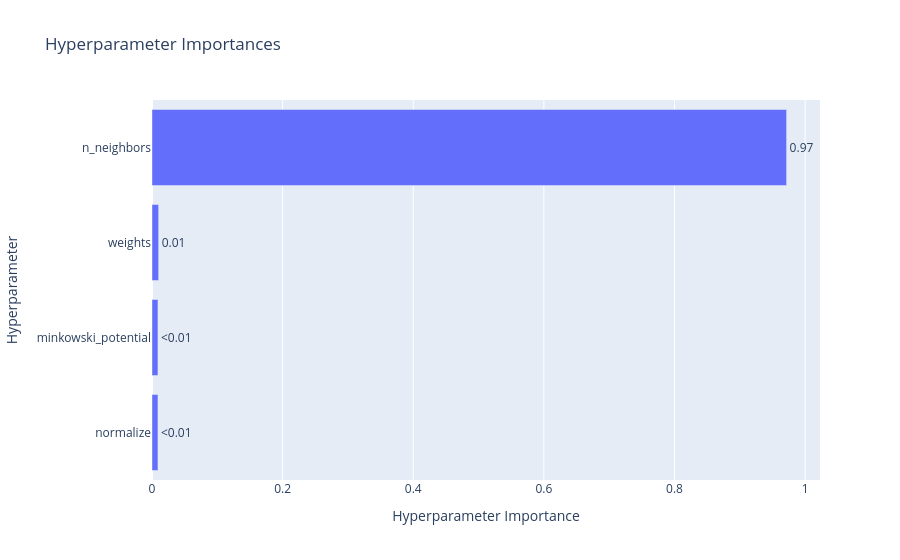

Source (notebook cell):
### Markdown cell above
Aparentemente, o modelo de KNN otimizado conseguiu um RMSE com cerca de 0.37 pontos a menos se comparado ao modelo baseline. Mas isso ainda não quer dizer que o modelo consegue interpretar todo o conjunto de dados, como podemos observar pela dispersão no gráfico de desempenho.

Vamos ver como ficou a importância dos parâmetros de busca de acordo com o optuna

### Code cell
import optuna.visualization as vis 

vis.plot_param_importances(study_obj)

### Figure 1 — Plotly figure (JSON) as saved in the notebook; plotly's stock layout.template omitted (floating-point values rounded to 4 significant figures)
{"data": [{"cliponaxis": false, "hovertemplate": ["normalize (CategoricalDistribution): 0.00910892601287394<extra></extra>", "minkowski_potential (CategoricalDistribution): 0.00910892601287394<extra></extra>", "weights (CategoricalDistribution): 0.010159599044449179<extra></extra>", "n_neighbors (IntDistribution): 0.9716225489298029<extra></extra>"], "name": "Objective Value", "orientation": "h", "text": ["<0.01", "<0.01", "0.01", "0.97"], "textposition": "outside", "type": "bar", "x": [0.009109, 0.009109, 0.01016, 0.9716], "y": ["normalize", "minkowski_potential", "weights", "n_neighbors"]}], "layout": {"title": {"text": "Hyperparameter Importances"}, "xaxis": {"title": {"text": "Hyperparameter Importance"}}, "yaxis": {"title": {"text": "Hyperparameter"}}}}
